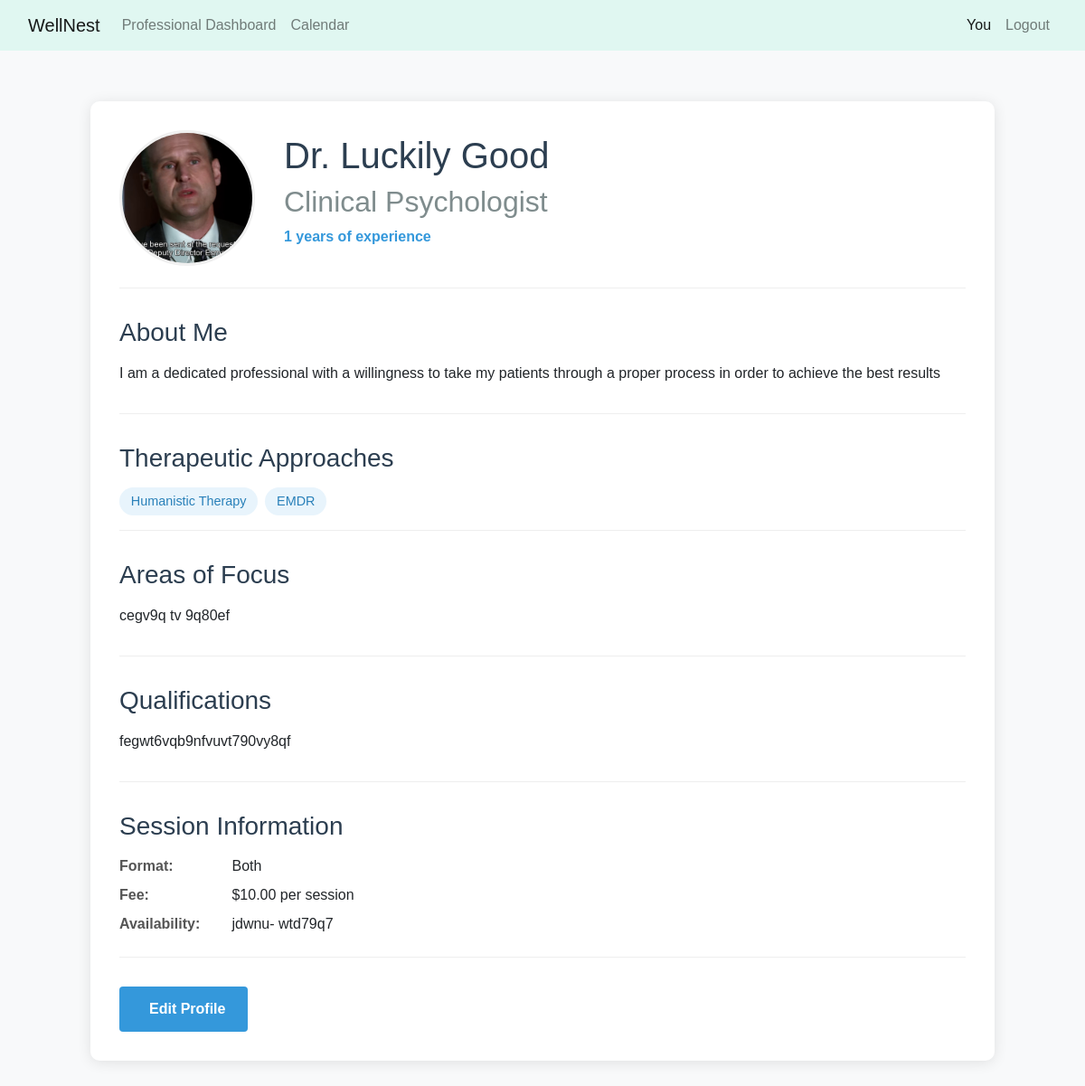
The app's page /profile_preview/ (signed in), older data.
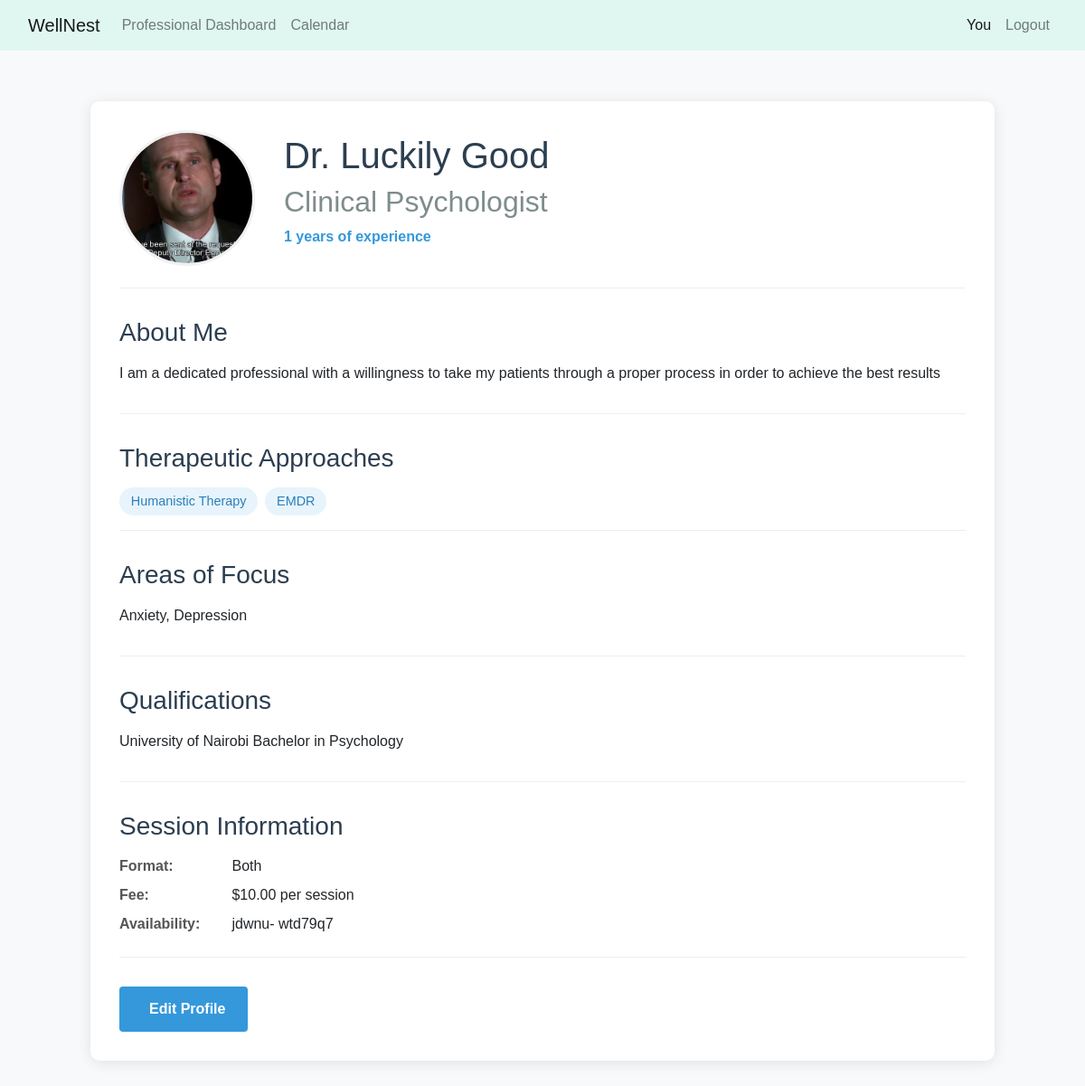
The same page, newer data.
### website/models.py (models this page shows, shortened)
class MentalHealthProfessional(models.Model):
    PROFESSION_CHOICES = [
        ('PSY', 'Psychiatrist'),
        ('CLP', 'Clinical Psychologist'),
        ('CP', 'Counseling Psychologist'),
        ('SW', 'Clinical Social Worker'),
        ('MFT', 'Marriage & Family Therapist'),
        ('LPC', 'Licensed Professional Counselor'),
        ('ART', 'Art Therapist'),
        ('MHC', 'Mental Health Counselor'),
    ]
    APPROACH_CHOICES = [
        ('CBT', 'Cognitive Behavioral Therapy'),
        ('PDY', 'Psychodynamic Therapy'),
        ('HMN', 'Humanistic Therapy'),
        ('INT', 'Integrative Therapy'),
        ('DBT', 'Dialectical Behavior Therapy'),
        ('ACT', 'Acceptance & Commitment Therapy'),
        ('EMD', 'EMDR'),
        ('SOL', 'Solution-Focused Therapy'),
    ]
    user = models.OneToOneField(User, on_delete=models.CASCADE, related_name='mental_health_pro')
    profession = models.CharField(max_length=3, choices=PROFESSION_CHOICES)
    license_number = models.CharField(max_length=50, unique=True)
    license_state = models.CharField(max_length=50, null=True, blank=True)
    therapeutic_approaches = models.CharField(max_length=200, null=True, blank=True)  # Comma-separated list of APPROACH_CHOICES
    bio = models.TextField(blank=True)
    profile_complete = models.BooleanField(default=False)
    years_of_experience = models.PositiveIntegerField(default=0)
    qualifications = models.TextField(null=True, blank=True)
    areas_of_focus = models.TextField(help_text="Specific mental health conditions or populations you specialize in")
    practice_name = models.CharField(max_length=200, blank=True)
    website = models.URLField(blank=True)
    accepts_insurance = models.BooleanField(default=False)
    sliding_scale = models.BooleanField(default=False)
    phone = models.CharField(max_length=20)
    emergency_contact = models.CharField(max_length=20, blank=True)
    address = models.TextField(blank=True)
    city = models.CharField(max_length=100)
    state = models.CharField(max_length=100)
    country = CountryField()
    postal_code = models.CharField(max_length=20)
    session_format = models.CharField(max_length=100,
                                   choices=[('INP', 'In-person'), ('ONL', 'Online'), ('BOTH', 'Both')])
    session_length = models.PositiveIntegerField(default=50, help_text="Typical session length in minutes")
    session_fee = models.DecimalField(max_digits=6, decimal_places=2, default=0.00,  # Add default value
        help_text="Fee per session in your local currency")
    availability = models.TextField(help_text="Your typical availability (e.g., Mon-Wed 9am-5pm)")
    profile_picture = models.ImageField(upload_to='therapists/profile_pics/', blank=True)
    license_verification = models.FileField(upload_to='therapists/license_docs/')
    crisis_protocol = models.TextField(blank=True, help_text="Your protocol for handling client crises")
    created_at = models.DateTimeField(auto_now_add=True)
    updated_at = models.DateTimeField(auto_now=True)
    def get_approaches_list(self):
        return [dict(self.APPROACH_CHOICES).get(code, code)
                for code in self.therapeutic_approaches.split(',')]

### website/appointment_views.py (the view, shortened to what this page needs)
# urls.py: path('profile_preview/', appointment_views.profile_preview, name='profile_preview'),
@login_required
def profile_preview(request):
    user = request.user
    print(f"DEBUG: User: {user.username}, Role: {user.userprofile.role}")
    if hasattr(user, 'mental_health_pro'):
        print("DEBUG: User HAS 'mental_health_pro' attribute.")
        professional = user.mental_health_pro
        print(f"DEBUG: Professional object found: {professional.user.username}")
    context = {
        'professional': professional,
        'approaches': professional.get_approaches_list(),
    }
    return render(request, 'profiles/professional_profile_preview.html', context)

### website/templates/profiles/professional_profile_preview.html (shortened to what this page needs)
{% extends 'base.html' %}
{% block content %}
<div class="professional-profile-container">
    <div class="profile-header">
        {% if professional.profile_picture %}
        <img src="{{ professional.profile_picture.url }}" class="profile-image" alt="Profile Picture">
        {% else %}
        <div class="profile-image-placeholder">
            <i class="fas fa-user-md"></i>
        </div>
        {% endif %}
        <div class="profile-title">
            <h1>Dr. {{ professional.user.first_name }} {{ professional.user.last_name }}</h1>
            <h2>{{ professional.get_profession_display }}</h2>
            <p class="experience">{{ professional.years_of_experience }} years of experience</p>
        </div>
    </div>
    <div class="profile-content">
        <section class="profile-section">
            <h3>About Me</h3>
            <p>{{ professional.bio }}</p>
        </section>
        <section class="profile-section">
            <h3>Therapeutic Approaches</h3>
            <div class="approaches">
                {% for approach in approaches %}
                <span class="approach-badge">{{ approach }}</span>
                {% endfor %}
            </div>
        </section>
        <section class="profile-section">
            <h3>Areas of Focus</h3>
            <p>{{ professional.areas_of_focus }}</p>
        </section>
        <section class="profile-section">
            <h3>Qualifications</h3>
            <p>{{ professional.qualifications }}</p>
        </section>
        <section class="profile-section session-info">
            <h3>Session Information</h3>
            <div class="session-details">
                <div>
                    <span class="detail-label">Format:</span>
                    <span>{{ professional.get_session_format_display }}</span>
                </div>
                <div>
                    <span class="detail-label">Fee:</span>
                    <span>${{ professional.session_fee }} per session</span>
                </div>
                <div>
                    <span class="detail-label">Availability:</span>
                    <span>{{ professional.availability }}</span>
                </div>
            </div>
        </section>
        {% if user == professional.user %}
        <div class="profile-actions">
            <a href="{% url 'professional_profile' %}" class="btn btn-edit">
                 Edit Profile
            </a>
        </div>
        {% endif %}
    </div>
</div>
{% endblock %}

### website/templates/base.html (shortened to what this page needs)
{%load static %}
<!DOCTYPE html>
<html lang="en">
<head>
    <link
      href="https://cdn.jsdelivr.net/npm/bootstrap@5.3.3/dist/css/bootstrap.min.css"
      rel="stylesheet"
    />
    <link href="https://stackpath.bootstrapcdn.com/bootstrap/4.5.2/css/bootstrap.min.css" rel="stylesheet">
    <link rel="stylesheet" href="{% static 'css/main.css' %}">
    <link href="https://cdn.jsdelivr.net/npm/fullcalendar@6.1.8/index.global.min.css" rel="stylesheet">
</head>
<body>
    {% include 'navbar.html' %}
    <div class="container">
      <br />
      {% block content %}
      {% endblock %}
    </div>
  </body>
</html>

### website/templates/navbar.html (shortened to what this page needs)
<nav class="navbar navbar-expand-lg navbar-light sticky-top" style="background-color: #e0f7f1;">
  <div class="container-fluid">
    <a class="navbar-brand" href="{% url 'home' %}">WellNest</a>
    <div class="collapse navbar-collapse" id="navbarSupportedContent">
      <ul class="navbar-nav me-auto mb-2 mb-lg-0">
        {% if user.is_authenticated %}
          {% if user.userprofile.role == "professional" %}
              <li class="nav-item">
                  <a class="nav-link {% if request.resolver_match.url_name == 'professional_dashboard' %}active{% endif %}"
                     href="{% url 'professional_dashboard' %}">Professional Dashboard</a>
              </li>
              <li class="nav-item">
                  <a class="nav-link {% if request.resolver_match.url_name == 'calendar_view' %}active{% endif %}"
                     href="{% url 'calendar_view' %}">Calendar</a>
              </li>
          {% endif %}
        {% endif %}
      </ul>
      <ul class="navbar-nav ms-auto">
        {% if user.is_authenticated %}
          {% if user.userprofile.role == "professional" %}
            <li class="nav-item">
              <a class="nav-link {% if request.resolver_match.url_name == 'profile_preview' %}active{% endif %}"
                 href="{% url 'profile_preview' %}">You</a>
            </li>
          {% else %}
            <li class="nav-item">
              <a class="nav-link" href="{% url 'profile_summary_view' %}">You</a>
            </li>
          {% endif %}
          <li class="nav-item">
              <a class="nav-link" href="{% url 'logout' %}">Logout</a>
          </li>
        {% endif %}
      </ul>
    </div>
  </div>
</nav>

### static/css/main.css (style rules this page uses)
:root { --teal: #4db6ac; --lavender: #b39ddb; --coral: #ff8a65; --background-hero: #2c3e50; --background-footer: #34495e; --text-muted: #6c757d; }
:root { --serene-blue: #8fb8de; --calm-teal: #5eb8b3; --peaceful-lavender: #b8b8f3; --warm-sand: #f7dba7; --soft-green: #a8d5ba; --deep-blue: #3a5a78; }
body { background-color: #f8f9fa; font-family: 'Nunito', sans-serif; }
.profile-header { display: flex; align-items: center; gap: 2rem; margin-bottom: 2rem; padding-bottom: 1.5rem; border-bottom: 1px solid #eee; }
.detail-label { font-weight: 600; width: 120px; color: #555; }
.professional-profile-container, .professional-edit-container { max-width: 1000px; margin: 2rem auto; padding: 2rem; background: white; border-radius: 10px; box-shadow: 0 2px 15px rgba(0,0,0,0.1); }
.profile-image { width: 150px; height: 150px; border-radius: 50%; object-fit: cover; border: 3px solid #f0f0f0; }
.profile-title h1 { margin: 0; color: #2c3e50; }
.profile-title h2 { margin: 0.5rem 0; color: #7f8c8d; font-weight: normal; }
.experience { color: #3498db; font-weight: bold; }
.profile-section { margin-bottom: 2rem; padding-bottom: 1rem; border-bottom: 1px solid #eee; }
.profile-section h3 { color: #2c3e50; margin-bottom: 1rem; }
.approaches { display: flex; flex-wrap: wrap; gap: 0.5rem; }
.approach-badge { background: #e8f4fc; color: #2980b9; padding: 0.3rem 0.8rem; border-radius: 20px; font-size: 0.9rem; }
.session-details div { margin-bottom: 0.5rem; }
.detail-label { font-weight: bold; display: inline-block; width: 120px; color: #555; }
.profile-actions, .form-actions { display: flex; gap: 1rem; margin-top: 2rem; }
.btn { padding: 0.75rem 1.5rem; border-radius: 4px; font-weight: 600; cursor: pointer; display: inline-flex; align-items: center; gap: 0.5rem; text-decoration: none; }
.btn-edit { background: #3498db; color: white; }

Row changes from the older to the newer data that the page shows:
changed MentalHealthProfessional "Clinical Psychologist": areas_of_focus "cegv9q tv 9q80ef" → "Anxiety, Depression"; qualifications "fegwt6vqb9nfvuvt790vy8qf" → "University of Nairobi Bachelor in Psychology"
